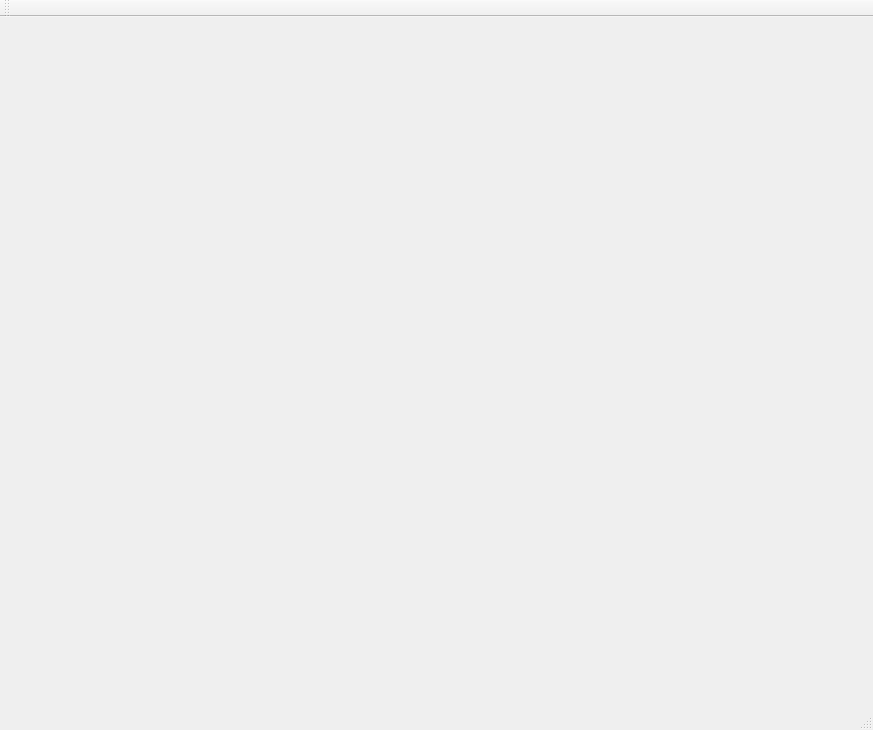
<?xml version="1.0" encoding="UTF-8"?>
<ui version="4.0">
 <class>MainWindow</class>
 <widget class="QMainWindow" name="MainWindow">
  <property name="geometry">
   <rect>
    <x>0</x>
    <y>0</y>
    <width>873</width>
    <height>730</height>
   </rect>
  </property>
  <property name="windowTitle">
   <string>MainWindow</string>
  </property>
  <widget class="QWidget" name="centralWidget"/>
  <widget class="QMenuBar" name="menuBar">
   <property name="geometry">
    <rect>
     <x>0</x>
     <y>0</y>
     <width>873</width>
     <height>25</height>
    </rect>
   </property>
  </widget>
  <widget class="QToolBar" name="mainToolBar">
   <attribute name="toolBarArea">
    <enum>TopToolBarArea</enum>
   </attribute>
   <attribute name="toolBarBreak">
    <bool>false</bool>
   </attribute>
  </widget>
  <widget class="QStatusBar" name="statusBar"/>
 </widget>
 <layoutdefault spacing="6" margin="11"/>
 <resources/>
 <connections/>
</ui>
